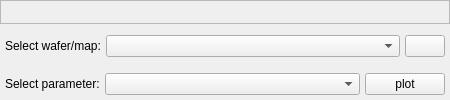
                 <widget class="QFrame" name="frame">
                  <property name="sizePolicy">
                   <sizepolicy hsizetype="Fixed" vsizetype="Preferred">
                    <horstretch>0</horstretch>
                    <verstretch>0</verstretch>
                   </sizepolicy>
                  </property>
                  <property name="minimumSize">
                   <size>
                    <width>450</width>
                    <height>0</height>
                   </size>
                  </property>
                  <property name="maximumSize">
                   <size>
                    <width>450</width>
                    <height>16777215</height>
                   </size>
                  </property>
                  <property name="frameShape">
                   <enum>QFrame::NoFrame</enum>
                  </property>
                  <property name="frameShadow">
                   <enum>QFrame::Raised</enum>
                  </property>
                  <layout class="QVBoxLayout" name="verticalLayout_24">
                   <property name="spacing">
                    <number>0</number>
                   </property>
                   <property name="leftMargin">
                    <number>0</number>
                   </property>
                   <property name="topMargin">
                    <number>0</number>
                   </property>
                   <property name="rightMargin">
                    <number>0</number>
                   </property>
                   <property name="bottomMargin">
                    <number>0</number>
                   </property>
                   <item>
                    <layout class="QVBoxLayout" name="verticalLayout_18">
                     <property name="spacing">
                      <number>6</number>
                     </property>
                     <item>
                      <widget class="QFrame" name="frame_wafer_111">
                       <property name="frameShape">
                        <enum>QFrame::StyledPanel</enum>
                       </property>
                       <property name="frameShadow">
                        <enum>QFrame::Raised</enum>
                       </property>
                       <layout class="QVBoxLayout" name="verticalLayout_27">
                        <property name="spacing">
                         <number>0</number>
                        </property>
                        <property name="leftMargin">
                         <number>0</number>
                        </property>
                        <property name="topMargin">
                         <number>0</number>
                        </property>
                        <property name="rightMargin">
                         <number>0</number>
                        </property>
                        <property name="bottomMargin">
                         <number>0</number>
                        </property>
                        <item>
                         <layout class="QVBoxLayout" name="frame_wafer">
                          <property name="spacing">
                           <number>2</number>
                          </property>
                          <property name="leftMargin">
                           <number>2</number>
                          </property>
                          <property name="topMargin">
                           <number>2</number>
                          </property>
                          <property name="rightMargin">
                           <number>2</number>
                          </property>
                          <property name="bottomMargin">
                           <number>2</number>
                          </property>
                         </layout>
                        </item>
                       </layout>
                      </widget>
                     </item>
                     <item>
                      <layout class="QVBoxLayout" name="verticalLayout_5">
                       <property name="spacing">
                        <number>6</number>
                       </property>
                       <item>
                        <layout class="QHBoxLayout" name="horizontalLayout_7" stretch="20,80,0">
                         <property name="spacing">
                          <number>5</number>
                         </property>
                         <property name="leftMargin">
                          <number>5</number>
                         </property>
                         <property name="topMargin">
                          <number>5</number>
                         </property>
                         <property name="rightMargin">
                          <number>5</number>
                         </property>
                         <property name="bottomMargin">
                          <number>5</number>
                         </property>
                         <item>
                          <widget class="QLabel" name="label_28">
                           <property name="text">
                            <string>Select wafer/map:</string>
                           </property>
                          </widget>
                         </item>
                         <item>
                          <widget class="QComboBox" name="cbb_wafer_1"/>
                         </item>
                         <item>
                          <widget class="QPushButton" name="btn_copy1">
                           <property name="toolTip">
                            <string>Copy Figure to clipboard</string>
                           </property>
                           <property name="text">
                            <string/>
                           </property>
                           <property name="icon">
                            <iconset resource="resources_new.qrc">
                             <normaloff>:/icon/iconpack/copy.png</normaloff>:/icon/iconpack/copy.png</iconset>
                           </property>
                           <property name="iconSize">
                            <size>
                             <width>20</width>
                             <height>20</height>
                            </size>
                           </property>
                          </widget>
                         </item>
                        </layout>
                       </item>
                       <item>
                        <layout class="QHBoxLayout" name="horizontalLayout_28" stretch="20,80,0">
                         <property name="spacing">
                          <number>5</number>
                         </property>
                         <property name="leftMargin">
                          <number>5</number>
                         </property>
                         <property name="topMargin">
                          <number>5</number>
                         </property>
                         <property name="rightMargin">
                          <number>5</number>
                         </property>
                         <property name="bottomMargin">
                          <number>5</number>
                         </property>
                         <item>
                          <widget class="QLabel" name="label_29">
                           <property name="text">
                            <string>Select parameter:</string>
                           </property>
                          </widget>
                         </item>
                         <item>
                          <widget class="QComboBox" name="cbb_param_1"/>
                         </item>
                         <item>
                          <widget class="QPushButton" name="btn_plot_wafer">
                           <property name="sizePolicy">
                            <sizepolicy hsizetype="Maximum" vsizetype="Fixed">
                             <horstretch>0</horstretch>
                             <verstretch>0</verstretch>
                            </sizepolicy>
                           </property>
                           <property name="text">
                            <string>plot</string>
                           </property>
                          </widget>
                         </item>
                        </layout>
                       </item>
                      </layout>
                     </item>
                    </layout>
                   </item>
                  </layout>
                 </widget>
